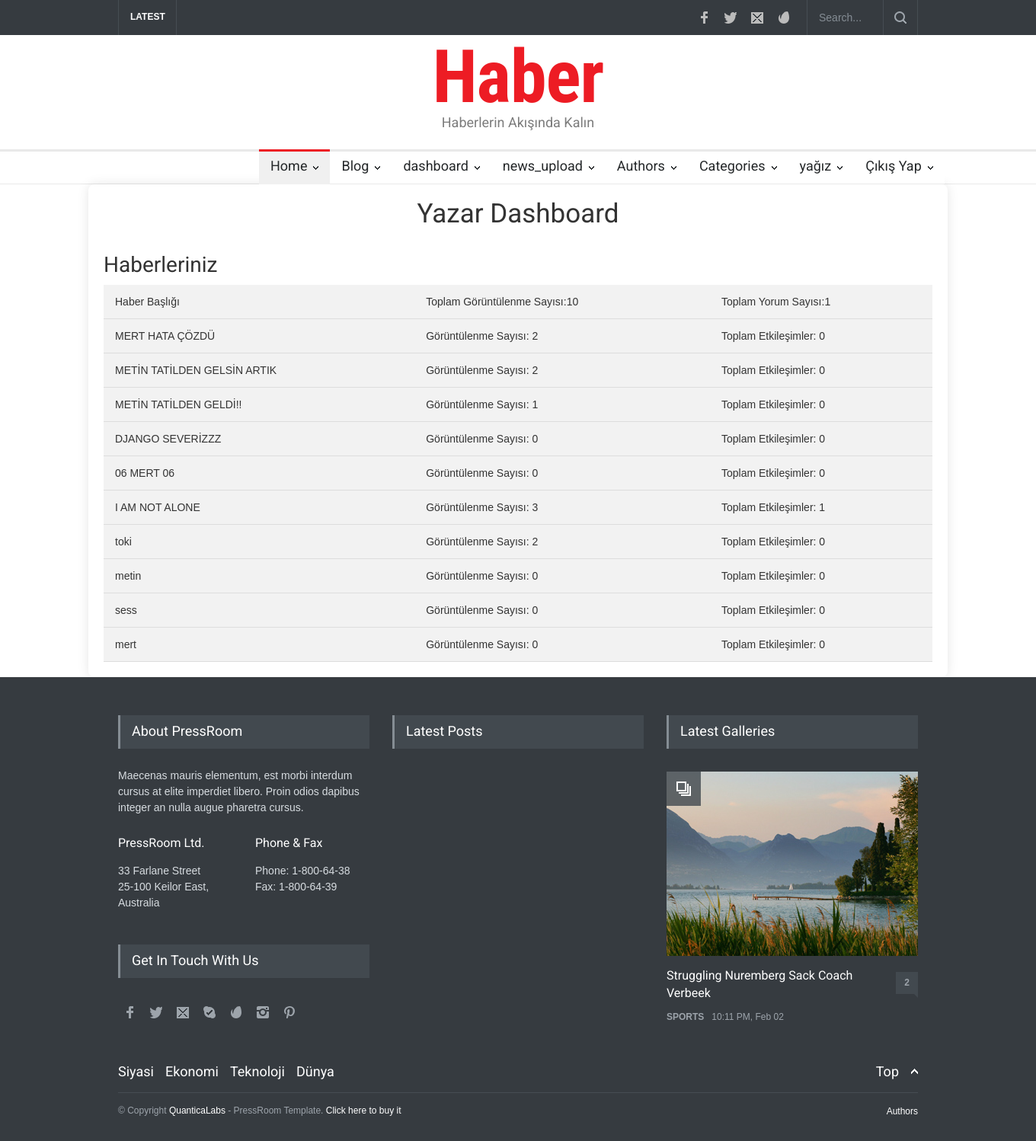
The page /dashboard/ (signed in) on the database its author committed.
### news/models.py (models this page shows, shortened)
class News(models.Model):
    user = models.ForeignKey(User, verbose_name=("Kullanıcı"), on_delete=models.CASCADE,null=True)
    news_title = models.CharField(max_length=200, verbose_name="Haber Başlığı")
    news_front=models.TextField(default="")
    news_image = models.FileField(upload_to="NewsImages/", blank=False, verbose_name="Haber Resmi")
    category = models.ForeignKey(Categories,max_length=50, verbose_name="Haberin Kategorisi",on_delete=models.CASCADE,default=None)
    slug = models.SlugField(verbose_name=('Url'), editable=False, null=True, blank=True)
    news_content = RichTextUploadingField()
    view_count = models.IntegerField(default=0)
    created_at = models.DateTimeField(verbose_name=("Oluşturulma Tarihi"), auto_now_add=True)
    updated_at = models.DateTimeField(verbose_name=("Son Güncellenme Tarihi"), auto_now=True)
    is_delete = models.BooleanField(verbose_name=("Silindi mi?"), default=False, help_text="Haberler silindi mi silinmedi mi?")
    delete_date = models.DateTimeField(verbose_name=("Silinme Tarihi"), blank=True, null=True)
    class Meta:
        verbose_name = "Haber"
        verbose_name_plural = "Haberler"

### news/views.py (the view)
# urls.py: path('dashboard/',views.dashboard, name="dashboard"),
def dashboard(request):
    if request.user.is_authenticated:
        dashboard = News.objects.filter(user=request.user)
    else:
        dashboard = []
    news_with_comment_counts = []
    total_view_count = 0  # Toplam görüntülenme sayısını tutmak için
    total_comment_count = Comment.objects.filter(news__in=dashboard).count()
    for news in dashboard:
        comment_count = news.comments.count()
        view_count = news.view_count  # Varsayılan olarak mevcut görüntülenme sayısını alalım
        total_view_count += view_count  # Toplam görüntülenme sayısını güncelleyelim
        news_with_comment_counts.append({
            'news': news,
            'comment_count': comment_count,
            'view_count': view_count,
        })
    context = {
        'dashboard_with_comment_counts': news_with_comment_counts,
        'total_view_count': total_view_count,
        'total_comment_count':total_comment_count,
    }
    return render(request, 'news/dashboard.html', context)

### news/templates/news/dashboard.html (shortened to what this page needs)
{% extends 'main/base.html' %}
{% load static %}
{% block content %}
<div class="container">
    <header>
        <h1>Yazar Dashboard</h1>
    </header>
    <section class="news-section">
        <h2>Haberleriniz</h2>
        <table>
            <thead>
                <tr>
                    <th>Haber Başlığı</th>
                    <th>Toplam Görüntülenme Sayısı:{{ total_view_count }}</th>
                    <th>Toplam Yorum Sayısı:{{ total_comment_count }}</th>
                </tr>
            </thead>
            <thead>
                {% for i in dashboard_with_comment_counts %}
                <tr>
                    <th><a href="{% url 'details' i.news.slug %}">{{ i.news.news_title }}</a> </th>
                    <th>Görüntülenme Sayısı: {{ i.news.view_count }}</th>
                    <th>Toplam Etkileşimler: {{ i.comment_count }}</th>
                </tr>
                {% endfor %}
            </thead>
        </table>
    </section>
</div>
{% endblock %}

### templates/main/base.html (shortened to what this page needs)
<!DOCTYPE html>
{% load static %}
<html lang="en">
<head>
	<link rel="stylesheet" href="{% static 'main/css/reset.css' %}">
	<link rel="stylesheet" href="{% static 'main/css/superfish.css' %}">
	<link rel="stylesheet" href="{% static 'main/css/prettyPhoto.css' %}">
	<link rel="stylesheet" href="{% static 'main/css/jquery.qtip.css' %}">
	<link rel="stylesheet" href="{% static 'main/css/style.css' %}">
	<link rel="stylesheet" href="{% static 'main/css/menu_styles.css' %}">
	<link rel="stylesheet" href="{% static 'main/css/animations.css' %}">
	<link rel="stylesheet" href="{% static 'main/css/responsive.css' %}">
	<link rel="stylesheet" href="{% static 'main/css/odometer-theme-default.css' %}">
</head>
<body>
	{% include 'main/partials/__navbar.html' %}
	{% block content %}{% endblock content %}
	{% include 'main/partials/__footer.html' %}
</body>
</html>

### templates/main/partials/__navbar.html (shortened to what this page needs)
{% block css %}
{% load humanize %}
{% endblock css %}
<div class="site_container">
	<div class="header_top_bar_container clearfix">
		<div class="header_top_bar">
			<form class="search"  method="GET">
                <input type="text" name="q" placeholder="Search..." value="{{ query }}" class="search_input hint">
                <input type="submit" class="search_submit" value="">
            </form>
			<ul class="social_icons clearfix">
				<li>
					<a target="_blank" href="https://facebook.com/QuanticaLabs" class="social_icon facebook"
						title="facebook">
					</a>
				</li>
				<li>
					<a target="_blank" href="https://twitter.com/QuanticaLabs" class="social_icon twitter"
						title="twitter">
					</a>
				</li>
				<li>
					<a href="mailto:contact@pressroom.com" class="social_icon mail" title="mail">
					</a>
				</li>
				<li>
					<a href="https://1.envato.market/quanticalabs-portfolio" class="social_icon envato" title="envato">
					</a>
				</li>
			</ul>
			<div class="latest_news_scrolling_list_container">
				<ul>
					<li class="category">LATEST</li>
				</ul>
			</div>
		</div>
	</div>
	<div class="header_container">
		<div class="header clearfix">
			<div class="logo">
				<h1><a href="{% url 'home' %}" title="Pressroom">Haber</a></h1>
				<h4>Haberlerin Akışında Kalın</h4>
			</div>
		</div>
	</div>
	<div class="menu_container clearfix">
		<nav>
			<ul class="sf-menu">
				<li class="submenu selected">
					<a href="{% url 'home' %}" title="Home">
						Home
					</a>
				</li>
				<li class="submenu">
					<a href="{% url 'blog' %}" title="Blog">
						Blog
					</a>
				</li>
				<li class="submenu">
					<a href="{% url 'dashboard' %}" title="Blog">
						dashboard
					</a>
				</li>
				<li class="submenu">
					<a href="{% url 'news_upload' %}" title="Blog">
						news_upload
					</a>
				</li>
				<li class="submenu">
					<a href="{% url 'authors' %}" title="Authors">
						Authors
					</a>
				</li>
				<li class="submenu">
					<a href="#" title="Categories">
						Categories
					</a>
				</li>
				{% if user.is_authenticated %}
				{% if user.authors.exists %}
				<li class="submenu">
					<a href="{% url 'profile' user.authors.first.slug %}">{{ request.user }}</a>
				</li>
				{% elif user.readers.exists %}
				<li class="submenu">
					<a href="">{{ request.user }}</a>
				</li>
				{% endif %}
				{% endif %}
				{% if user.is_authenticated %}
				<li class="submenu">
					<a href="{% url 'logout' %}">Çıkış Yap</a>
				</li>
				{% endif %}
			</ul>
		</nav>
	</div>

### templates/main/partials/__footer.html (shortened to what this page needs)
<div class="footer_container">
	<div class="footer clearfix">
		<div class="row">
			<div class="column column_1_3">
				<h4 class="box_header">About PressRoom</h4>
				<p class="padding_top_bottom_25">Maecenas mauris elementum, est morbi interdum cursus at elite
					imperdiet libero. Proin odios dapibus integer an nulla augue pharetra cursus.</p>
				<div class="row">
					<div class="column column_1_2">
						<h5>PressRoom Ltd.</h5>
						<p>
							33 Farlane Street<br>
							25-100 Keilor East,<br>
							Australia
						</p>
					</div>
					<div class="column column_1_2">
						<h5>Phone &amp; Fax</h5>
						<p>
							Phone: 1-800-64-38<br>
							Fax: 1-800-64-39
						</p>
					</div>
				</div>
				<h4 class="box_header page_margin_top">Get In Touch With Us</h4>
				<ul class="social_icons dark page_margin_top clearfix">
					<li>
						<a target="_blank" title="" href="https://facebook.com/QuanticaLabs"
							class="social_icon facebook">
						</a>
					</li>
					<li>
						<a target="_blank" title="" href="https://twitter.com/QuanticaLabs" class="social_icon twitter">
						</a>
					</li>
					<li>
						<a title="" href="mailto:contact@pressroom.com" class="social_icon mail">
						</a>
					</li>
					<li>
						<a title="" href="#" class="social_icon skype">
						</a>
					</li>
					<li>
						<a title="" href="https://1.envato.market/quanticalabs" class="social_icon envato">
						</a>
					</li>
					<li>
						<a title="" href="#" class="social_icon instagram">
						</a>
					</li>
					<li>
						<a title="" href="#" class="social_icon pinterest">
						</a>
					</li>
				</ul>
			</div>
			<div class="column column_1_3">
				<h4 class="box_header">Latest Posts</h4>
			</div>
			<div class="column column_1_3">
				<h4 class="box_header">Latest Galleries</h4>
				<div class="horizontal_carousel_container big page_margin_top">
					<ul
						class="blog horizontal_carousel visible-1 autoplay-0 scroll-1 navigation-1 easing-easeInOutQuint duration-750">
						<li class="post">
							<a href="post_gallery.html" title="Struggling Nuremberg Sack Coach Verbeek">
								<span class="icon gallery"></span>
								<img src='images/samples/330x242/image_03.jpg' alt='img'>
							</a>
							<h5 class="with_number">
								<a href="post_gallery.html" title="Struggling Nuremberg Sack Coach Verbeek">Struggling
									Nuremberg Sack
									Coach Verbeek</a>
								<a class="comments_number" href="post_gallery.html#comments_list"
									title="2 comments">2<span class="arrow_comments"></span></a>
							</h5>
							<ul class="post_details simple">
								<li class="category"><a href="category_sports.html" title="SPORTS">SPORTS</a>
								</li>
								<li class="date">
									10:11 PM, Feb 02
								</li>
							</ul>
						</li>
					</ul>
				</div>
			</div>
		</div>
		<div class="row page_margin_top_section">
			<div class="column column_3_4">
				<ul class="footer_menu">
					<li style="display:flex;gap:15px">
						<h4><a href="#" title="Siyasi Haberler">Siyasi</a></h4>
						<h4><a href="" title="Ekonomik Haberler">Ekonomi</a></h4>
						<h4><a href="" title="Teknolojik Haberler">Teknoloji</a></h4>
						<h4><a href="" title="Dünya">Dünya</a></h4>
					</li>
				</ul>
			</div>
			<div class="column column_1_4">
				<a class="scroll_top" href="#top" title="Scroll to top">Top</a>
			</div>
		</div>
		<div class="row copyright_row">
			<div class="column column_2_3">
				© Copyright <a href="https://quanticalabs.com" title="QuanticaLabs" target="_blank">QuanticaLabs</a> -
				PressRoom Template. <a
					href="https://1.envato.market/c/296919/275988/4415?u=https://themeforest.net/cart/add_items?item_ids=9066845&ref=QuanticaLabs"
					title="PressRoom Template" target="_blank">Click here to buy it</a>
			</div>
			<div class="column column_1_3">
				<ul class="footer_menu">
					<li>
						<h6><a href="{% url 'authors' %}" title="Authors">Authors</a></h6>
					</li>
				</ul>
			</div>
		</div>
	</div>
</div>

### static/main/css/superfish.css (style rules this page uses)
.sf-menu, .sf-menu * { margin: 0; padding: 0; list-style: none; }
.sf-menu { line-height: 1.0; }
.sf-menu li { float: left; position: relative; }
.sf-menu a { display: block; position: relative; }
.sf-menu { float: left; margin-bottom: 1em; }
.sf-menu a { border-left: 1px solid #fff; border-top: 1px solid #CFDEFF; padding: .75em 1em; text-decoration:none; }
.sf-menu a, .sf-menu a:visited { color: #13a; }
.sf-menu li { background: #BDD2FF; }

### news/templates/news/dashboard.html (style rules this page uses)
body { font-family: 'Arial', sans-serif; margin: 0; padding: 0; background-color: #f8f9fa; }
.container { width: 80%; margin: 0 auto; padding: 20px; background-color: #ffffff; box-shadow: 0 0 15px rgba(0, 0, 0, 0.1); border-radius: 8px; }
header { text-align: center; margin-bottom: 20px; }
header h1 { margin: 0; font-size: 2.5em; color: #333; }
.news-section { margin-top: 30px; }
.news-section h2 { font-size: 2em; margin-bottom: 10px; color: #333; }
.news-section table { width: 100%; border-collapse: collapse; margin-top: 10px; }
.news-section th, .news-section td { padding: 15px; text-align: left; border-bottom: 1px solid #ddd; }
.news-section th { background-color: #f2f2f2; color: #333; }
.news-section th a { color: #333; }
.news-section tr:nth-child(even) { background-color: #f9f9f9; }

### templates/main/base.html (style rules this page uses)
body { overflow-x: hidden; }

### templates/main/partials/__navbar.html (style rules this page uses)
nav { margin-left: 25%; }

### rows shown on the page
News: news.news_title "MERT HATA ÇÖZDÜ", news.view_count "2", comment_count "0"
News: news.news_title "METİN TATİLDEN GELSİN ARTIK", news.view_count "2", comment_count "0"
News: news.news_title "METİN TATİLDEN GELDİ!!", news.view_count "1", comment_count "0"
News: news.news_title "DJANGO SEVERİZZZ", news.view_count "0", comment_count "0"
News: news.news_title "06 MERT 06", news.view_count "0", comment_count "0"
News: news.news_title "I AM NOT ALONE", news.view_count "3", comment_count "1"
News: news.news_title "toki", news.view_count "2", comment_count "0"
News: news.news_title "metin", news.view_count "0", comment_count "0"
News: news.news_title "sess", news.view_count "0", comment_count "0"
News: news.news_title "mert", news.view_count "0", comment_count "0"

### other values the page prints
{{ request.user }} "yağız"
{{ total_view_count }} "10"
{{ total_comment_count }} "1"
